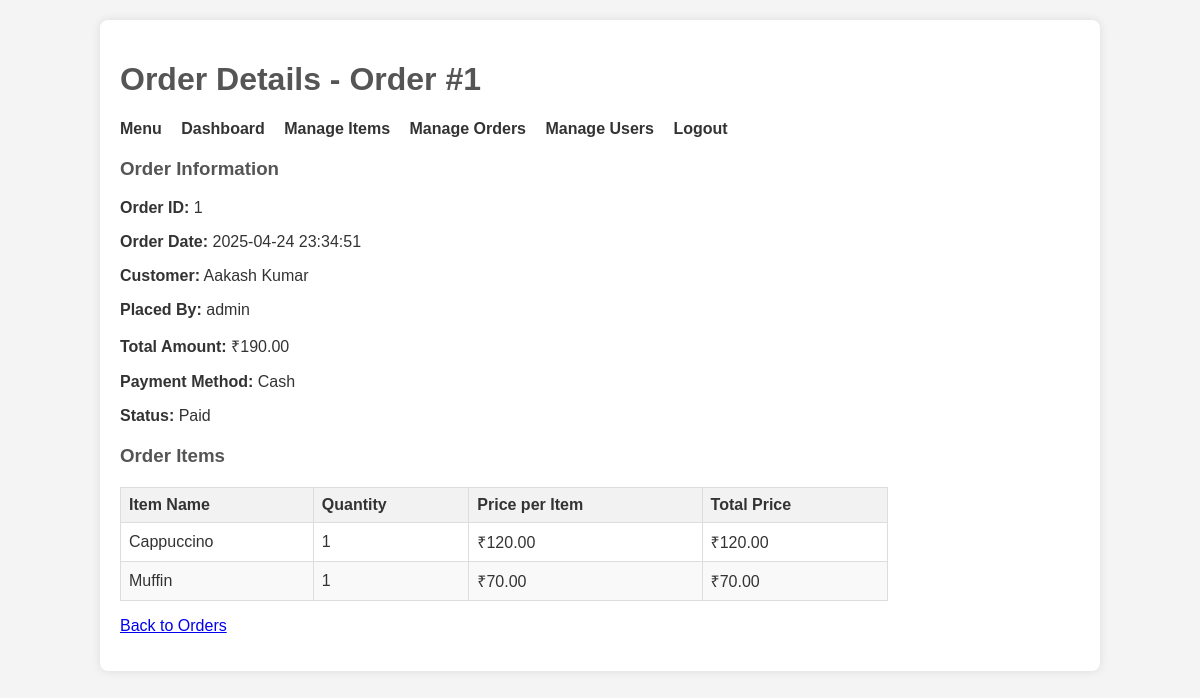
/admin/view_order_details.php?id=1 (signed in), run on the app's committed database.
### tables this page shows
CREATE TABLE `orders` (
  `order_id` int(11) NOT NULL,
  `customer_id` int(11) DEFAULT NULL,
  `user_id` int(11) DEFAULT NULL,
  `order_date` datetime DEFAULT current_timestamp(),
  `total_amount` decimal(10,2) DEFAULT NULL,
  `payment_method` enum('Cash','Card','UPI') DEFAULT 'Cash',
  `status` enum('Pending','Paid','Cancelled') DEFAULT 'Pending'
);

CREATE TABLE `customers` (
  `customer_id` int(11) NOT NULL,
  `name` varchar(100) NOT NULL,
  `phone` varchar(15) DEFAULT NULL,
  `email` varchar(100) DEFAULT NULL,
  `created_at` timestamp NOT NULL DEFAULT current_timestamp()
);

CREATE TABLE `users` (
  `id` int(11) NOT NULL,
  `username` varchar(100) NOT NULL,
  `password` varchar(255) NOT NULL,
  `role` varchar(50) NOT NULL,
  `email` varchar(100) DEFAULT NULL,
  `created_at` datetime DEFAULT current_timestamp(),
  `updated_at` datetime DEFAULT current_timestamp() ON UPDATE current_timestamp()
);

CREATE TABLE `order_items` (
  `order_item_id` int(11) NOT NULL,
  `order_id` int(11) NOT NULL,
  `item_id` int(11) NOT NULL,
  `quantity` int(11) DEFAULT 1,
  `price` decimal(10,2) NOT NULL
);

CREATE TABLE `items` (
  `item_id` int(11) NOT NULL,
  `name` varchar(100) NOT NULL,
  `description` text DEFAULT NULL,
  `price` decimal(10,2) NOT NULL,
  `category` varchar(50) DEFAULT NULL,
  `is_available` tinyint(1) DEFAULT 1
);

### admin/view_order_details.php (the view, shortened to what this page needs)
<?php
require '../database.php';
if (isset($_GET['id']) && is_numeric($_GET['id'])) {
    $order_id = $_GET['id'];
    try {
        $stmt = $pdo->prepare("SELECT o.order_id, o.order_date, o.total_amount, o.payment_method, o.status, c.name AS customer_name, u.username AS placed_by
                               FROM orders o
                               LEFT JOIN customers c ON o.order_id = c.customer_id
                               LEFT JOIN users u ON o.user_id = u.id
                               WHERE o.order_id = :order_id");
        $stmt->bindParam(':order_id', $order_id);
        $stmt->execute();
        $order = $stmt->fetch(PDO::FETCH_ASSOC);
        $stmt = $pdo->prepare("SELECT oi.quantity, oi.price, i.name AS item_name
                               FROM order_items oi
                               JOIN items i ON oi.item_id = i.item_id
                               WHERE oi.order_id = :order_id");
        $stmt->bindParam(':order_id', $order_id);
        $stmt->execute();
        $order_items = $stmt->fetchAll(PDO::FETCH_ASSOC);
    } catch (PDOException $e) {
        die("Error fetching order details: " . $e->getMessage());
    }
} else {
    die("Invalid order ID.");
}
?>
<!DOCTYPE html>
<html lang="en">
<head>
    <link rel="stylesheet" href="../css/style.css">
</head>
<body>
    <div class="container">
        <h1>Order Details - Order #<?= $order['order_id'] ?></h1>
        <nav>
            <ul>
                <li><a href="../index.php">Menu</a></li>
                <li><a href="index.php">Dashboard</a></li>
                <li><a href="manage_items.php">Manage Items</a></li>
                <li><a href="manage_orders.php">Manage Orders</a></li>
                <?php if ($_SESSION['role'] == 'administrator'): ?>
                    <li><a href="manage_users.php">Manage Users</a></li>
                <?php endif; ?>
                <li><a href="../auth/logout.php">Logout</a></li>
            </ul>
        </nav>
        <div>
            <h3>Order Information</h3>
            <p><strong>Order ID:</strong> <?= $order['order_id'] ?></p>
            <p><strong>Order Date:</strong> <?= date('Y-m-d H:i:s', strtotime($order['order_date'])) ?></p>
            <p><strong>Customer:</strong> <?= htmlspecialchars($order['customer_name'] ?: 'Guest') ?></p>
            <p><strong>Placed By:</strong> <?= htmlspecialchars($order['placed_by']) ?></p>
            <p><strong>Total Amount:</strong> ₹<?= htmlspecialchars(number_format($order['total_amount'], 2)) ?></p>
            <p><strong>Payment Method:</strong> <?= htmlspecialchars($order['payment_method']) ?></p>
            <p><strong>Status:</strong> <?= htmlspecialchars($order['status']) ?></p>
        </div>
        <h3>Order Items</h3>
        <?php if (empty($order_items)): ?>
            <p>No items in this order.</p>
        <?php else: ?>
            <table>
                <thead>
                    <tr>
                        <th>Item Name</th>
                        <th>Quantity</th>
                        <th>Price per Item</th>
                        <th>Total Price</th>
                    </tr>
                </thead>
                <tbody>
                    <?php foreach ($order_items as $item): ?>
                        <tr>
                            <td><?= htmlspecialchars($item['item_name']) ?></td>
                            <td><?= $item['quantity'] ?></td>
                            <td>₹<?= htmlspecialchars(number_format($item['price'], 2)) ?></td>
                            <td>₹<?= htmlspecialchars(number_format($item['price'] * $item['quantity'], 2)) ?></td>
                        </tr>
                    <?php endforeach; ?>
                </tbody>
            </table>
        <?php endif; ?>
        <p><a href="manage_orders.php" class="button">Back to Orders</a></p>
    </div>
</body>
</html>

### css/style.css (style rules this page uses)
body { font-family: sans-serif; margin: 20px; background-color: #f4f4f4; color: #333; }
.container { max-width: 960px; margin: 0 auto; background-color: #fff; padding: 20px; border-radius: 8px; box-shadow: 0 0 10px rgba(0, 0, 0, 0.1); }
h1, h2, h3 { color: #555; }
nav ul { list-style: none; padding: 0; margin-bottom: 20px; }
nav ul li { display: inline; margin-right: 15px; }
nav a { text-decoration: none; color: #333; font-weight: bold; }

### admin/view_order_details.php (style rules this page uses)
table { width: 80%; border-collapse: collapse; margin-top: 20px; }
th, td { border: 1px solid #ddd; padding: 8px; text-align: left; }
th { background-color: #f2f2f2; }
tbody tr:nth-child(even) { background-color: #f9f9f9; }
h3 { margin-top: 20px; color: #555; }

### data on the page
orders: order_id "1", order_date "2025-04-24 23:34:51", customer.name "Aakash Kumar", user.username "admin", total_amount "190.00", payment_method "Cash", status "Paid"
order_items: item.name "Cappuccino", quantity "1", price "120.00", $item['price']*$item['quantity'] "120.00"
order_items: item.name "Muffin", quantity "1", price "70.00", $item['price']*$item['quantity'] "70.00"
